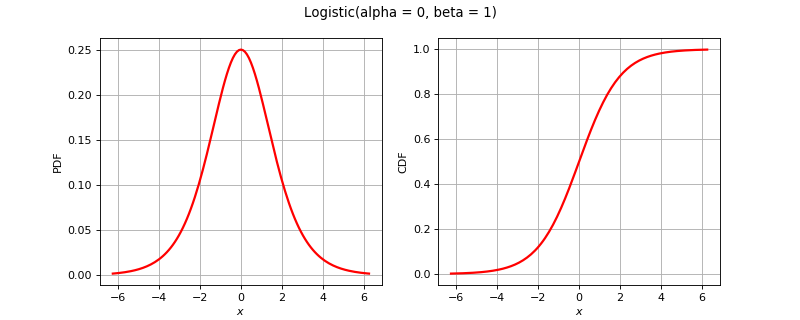

Write Python code to recreate this figure.
import openturns as ot
from matplotlib import pyplot as plt
from openturns.viewer import View
if ot.Logistic().__class__.__name__ == 'Bernoulli':
    distribution = ot.Bernoulli(0.7)
elif ot.Logistic().__class__.__name__ == 'Binomial':
    distribution = ot.Binomial(5, 0.2)
elif ot.Logistic().__class__.__name__ == 'ComposedDistribution':
    copula = ot.IndependentCopula(2)
    marginals = [ot.Uniform(1.0, 2.0), ot.Normal(2.0, 3.0)]
    distribution = ot.ComposedDistribution(marginals, copula)
elif ot.Logistic().__class__.__name__ == 'CumulativeDistributionNetwork':
    coll = [ot.Normal(2),ot.Dirichlet([0.5, 1.0, 1.5])]
    distribution = ot.CumulativeDistributionNetwork(coll, ot.BipartiteGraph([[0,1], [0,1]]))
elif ot.Logistic().__class__.__name__ == 'Histogram':
    distribution = ot.Histogram([-1.0, 0.5, 1.0, 2.0], [0.45, 0.4, 0.15])
elif ot.Logistic().__class__.__name__ == 'KernelMixture':
    kernel = ot.Uniform()
    sample = ot.Normal().getSample(5)
    bandwith = [1.0]
    distribution = ot.KernelMixture(kernel, bandwith, sample)
elif ot.Logistic().__class__.__name__ == 'MaximumDistribution':
    coll = [ot.Uniform(2.5, 3.5), ot.LogUniform(1.0, 1.2), ot.Triangular(2.0, 3.0, 4.0)]
    distribution = ot.MaximumDistribution(coll)
elif ot.Logistic().__class__.__name__ == 'Multinomial':
    distribution = ot.Multinomial(5, [0.2])
elif ot.Logistic().__class__.__name__ == 'RandomMixture':
    coll = [ot.Triangular(0.0, 1.0, 5.0), ot.Uniform(-2.0, 2.0)]
    weights = [0.8, 0.2]
    cst = 3.0
    distribution = ot.RandomMixture(coll, weights, cst)
elif ot.Logistic().__class__.__name__ == 'TruncatedDistribution':
    distribution = ot.TruncatedDistribution(ot.Normal(2.0, 1.5), 1.0, 4.0)
elif ot.Logistic().__class__.__name__ == 'UserDefined':
    distribution = ot.UserDefined([[0.0], [1.0], [2.0]], [0.2, 0.7, 0.1])
elif ot.Logistic().__class__.__name__ == 'ZipfMandelbrot':
    distribution = ot.ZipfMandelbrot(10, 2.5, 0.3)
else:
    distribution = ot.Logistic()
dimension = distribution.getDimension()
title = str(distribution)[:100].split('\n')[0]
if dimension == 1:
    distribution.setDescription(['$x$'])
    pdf_graph = distribution.drawPDF()
    cdf_graph = distribution.drawCDF()
    fig = plt.figure(figsize=(10, 4))
    pdf_axis = fig.add_subplot(121)
    cdf_axis = fig.add_subplot(122)
    View(pdf_graph, figure=fig, axes=[pdf_axis], add_legend=False)
    View(cdf_graph, figure=fig, axes=[cdf_axis], add_legend=False)
    fig.suptitle(title)
elif dimension == 2:
    distribution.setDescription(['$x_1$', '$x_2$'])
    pdf_graph = distribution.drawPDF()
    pdf_graph.setTitle(title)
    fig = plt.figure(figsize=(10, 5))
    pdf_axis = fig.add_subplot(111)
    View(pdf_graph, figure=fig, axes=[pdf_axis], add_legend=False, square_axes=True)
